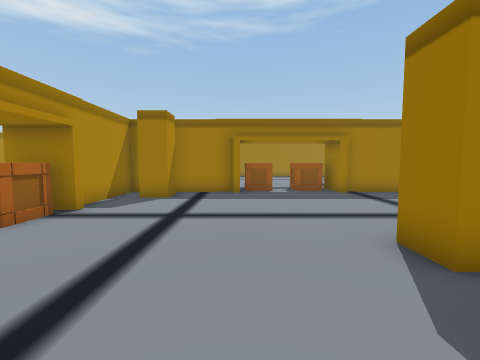
[1] (above)

24 first-person views from a walk through a 3-D level made in the Unity game engine. The camera is 1.2 m above the floor, tilts 4° down and sees 90° across. The floor is counted in squares, 1 m on a side. Each view is taken from the middle of a square. On the plan, view 1 faces up. The plan holds only what a view shows up to about 12 squares ahead; the rest is blank. The place goes on beyond the plan. Some animated figures are not drawn. Door leaves are left out, so doorways stand open.

[2]
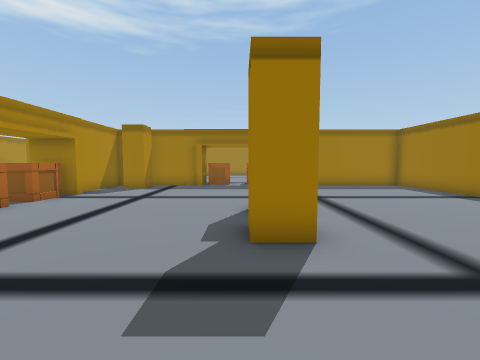

[3]
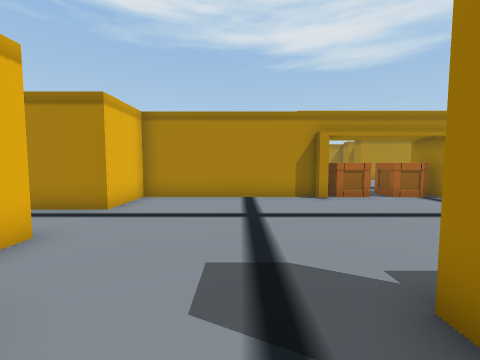

[4]
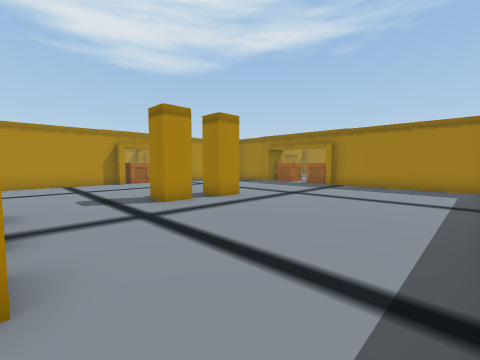

[5]
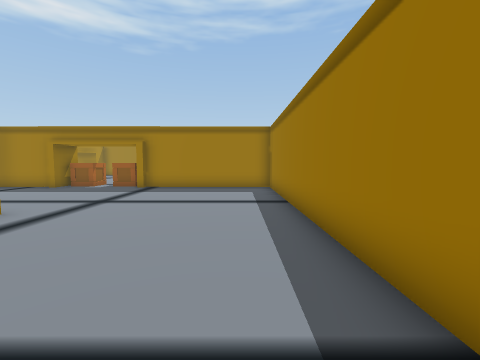

[6]
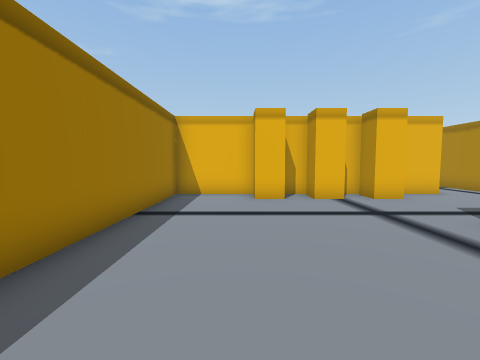

[7]
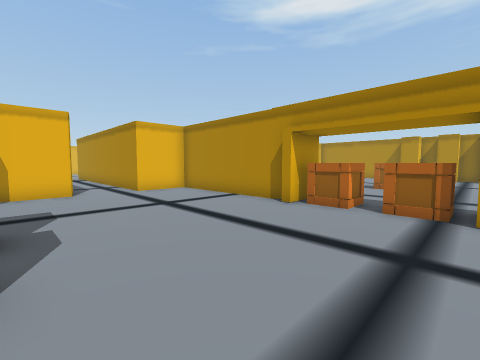

[8]
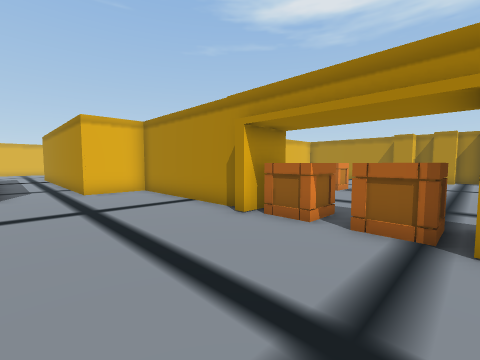

[9]
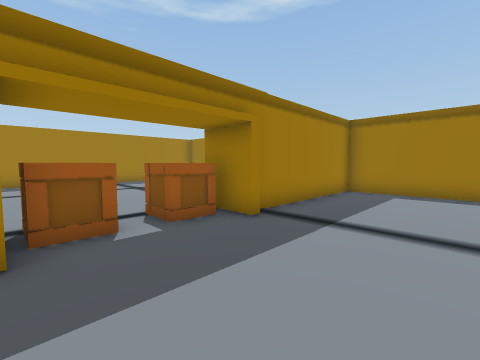

[10]
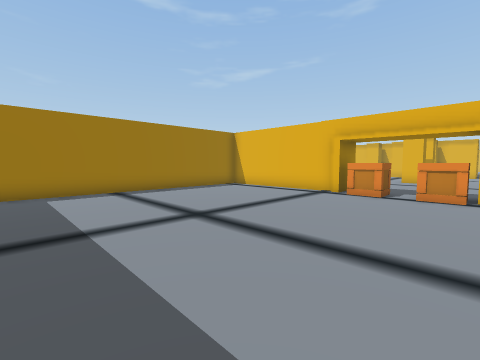

[11]
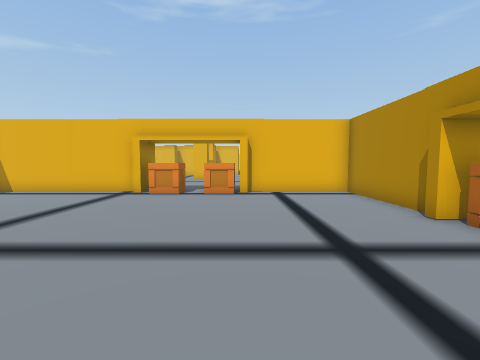

[12]
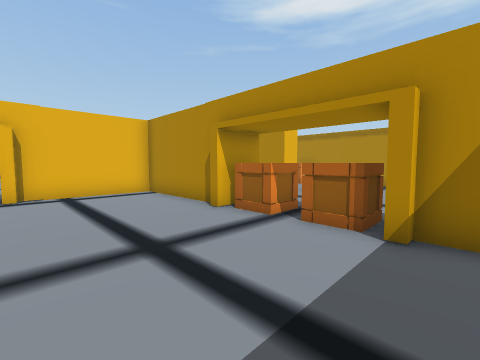

[13]
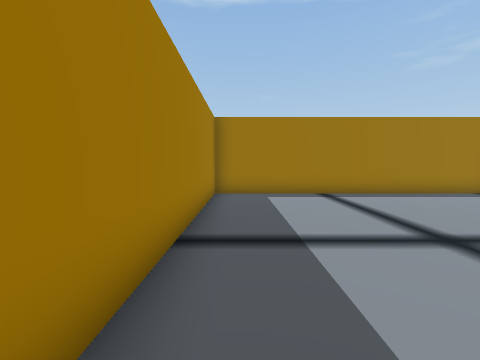

[14]
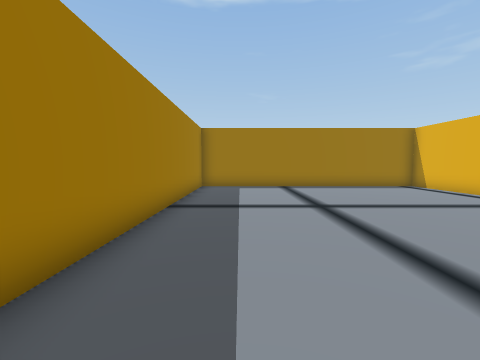

[15]
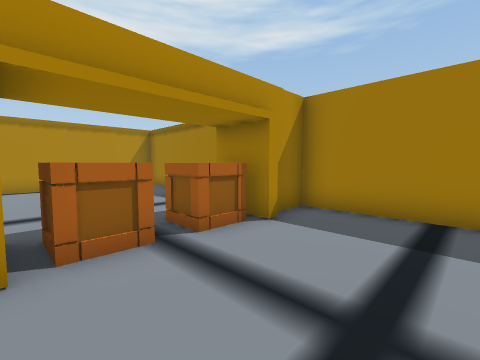

[16]
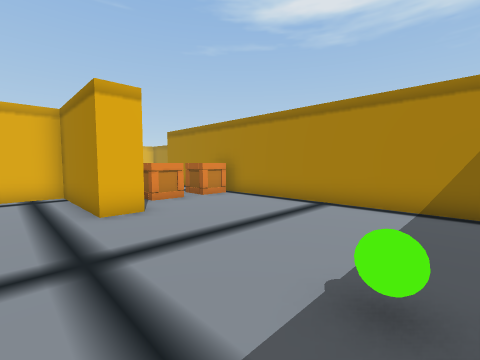

[17]
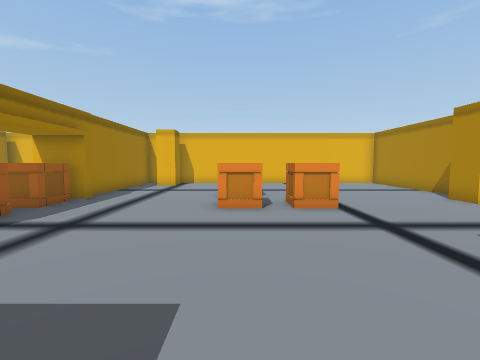

[18]
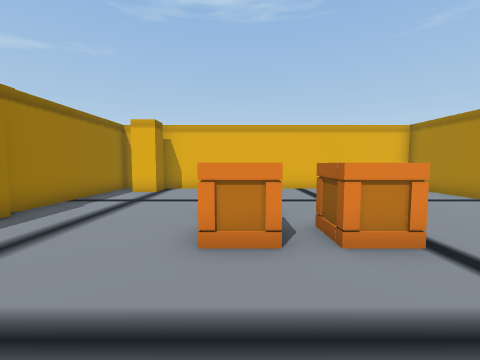

[19]
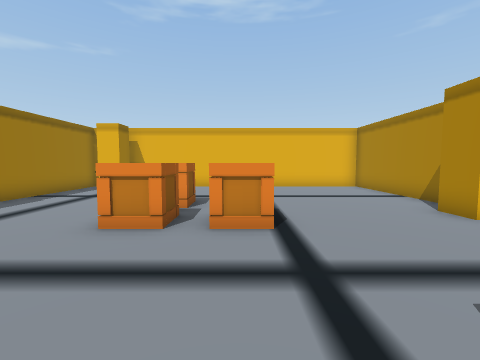

[20]
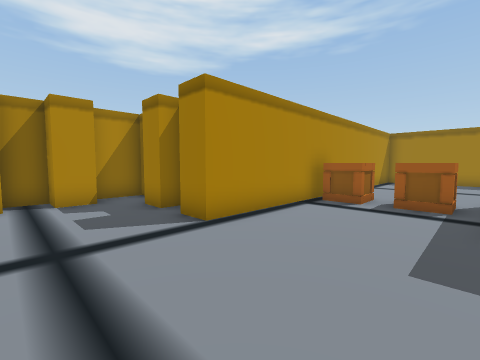

[21]
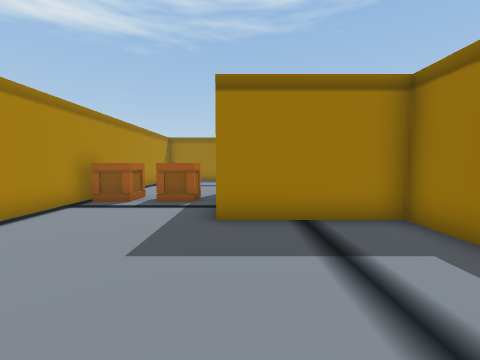

[22]
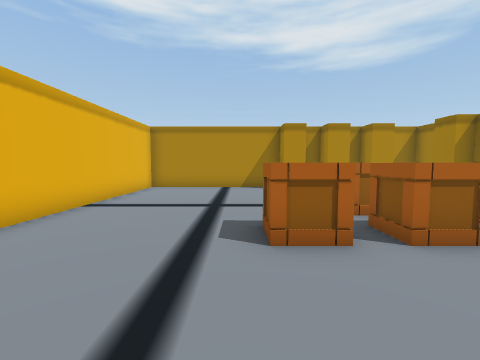

[23]
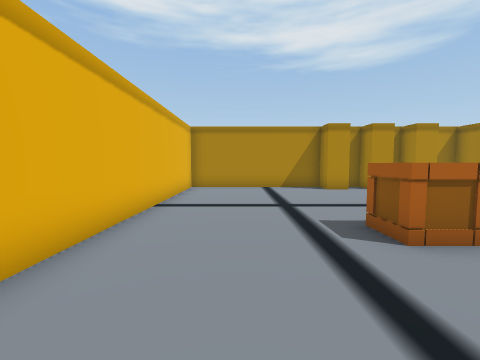

[24]
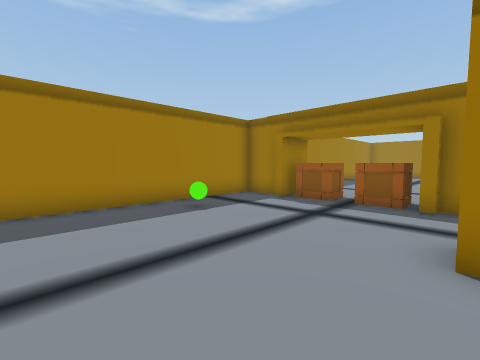

### Floor plan
Ten units are one square. View 1 is at (0, 0); x grows to the right and y downward. Boxes are objects, and circles mark ways between rooms. Rooms are numbered by the first view taken in them; rooms with no view inside come last. Other rooms are left out.
<svg viewBox="-195 -225 305 280">
<path fill="none" stroke="#000" d="M34 -36 34 -26 24 -26 24 -36M32 -16 32 -6 22 -6 22 -12M24 30 34 30 34 40M44 30 55 30 55 40M-45 -18 -45 44 -22 44M-41 -60 -59 -60M40 -96 40 -114M-2 -100 -45 -100 -45 -68M0 -101 0 -96 -4 -96M64 30 75 30 75 36M32 44 40 44M1 44 21 44M-25 -94 -25 -83 -35 -83M-59 -20 -41 -20 -41 -16M54 44 62 44M74 44 105 44 105 -100 42 -100M40 -114 44 -114M44 -110 101 -110M-41 -200 -59 -200M-45 -152 -45 -110 -2 -110M-59 -160 -41 -160 -41 -156M105 -115 105 -220 -45 -220 -45 -203 -41 -203M-160 -80 -170 -80M-55 -84 -55 -100 -95 -100M-180 -71 -180 -60M-180 -51 -180 -40M-180 -31 -180 -20 -190 -20 -190 44 -74 44M-96 -151 -85 -151 -85 -110 -69 -110M-55 -152 -55 -158M-75 40 -75 30 -65 30M-55 45 -55 -14M-59 -200 -59 -204M-140 -211 -140 -80 -150 -80M-55 -205 -55 -220 -131 -220M-178 -88 -190 -88 -190 -72"/>
<rect x="-55" y="-35" width="10" height="10" fill="#bbb"><title>crate</title></rect>
<rect x="-55" y="-55" width="10" height="10" fill="#bbb"><title>crate</title></rect>
<rect x="5" y="-115" width="10" height="10" fill="#bbb"><title>crate</title></rect>
<rect x="25" y="-115" width="10" height="10" fill="#bbb"><title>crate</title></rect>
<rect x="-55" y="-175" width="10" height="10" fill="#bbb"><title>crate</title></rect>
<rect x="-55" y="-195" width="10" height="10" fill="#bbb"><title>crate</title></rect>
<rect x="-135" y="-35" width="10" height="10" fill="#bbb"><title>crate</title></rect>
<rect x="-135" y="-135" width="10" height="10" fill="#bbb"><title>crate</title></rect>
<rect x="-115" y="-15" width="10" height="10" fill="#bbb"><title>crate</title></rect>
<rect x="-115" y="-35" width="10" height="10" fill="#bbb"><title>crate</title></rect>
<rect x="-115" y="-135" width="10" height="10" fill="#bbb"><title>crate</title></rect>
<rect x="-95" y="-215" width="10" height="10" fill="#bbb"><title>green ball</title></rect>
<circle cx="20" cy="-113" r="3" fill="#2a7"/>
<circle cx="-60" cy="-40" r="3" fill="#2a7"/>
<circle cx="-60" cy="-180" r="3" fill="#2a7"/>
<text x="20" y="-30">1</text>
<text x="30" y="-170">2</text>
<text x="-110" y="-70">3</text>
<text x="-180" y="-80">4</text>
</svg>
Room 1 opens to room 2. Room 1 opens to room 3. Room 2 opens to room 3.

Where each view was taken, in squares from view 1:
view 1: 0 up, 0 right, facing up
view 2: 3 down, 2 right, facing up
view 3: 1 down, 4 right, facing left
view 4: 3 down, 10 right, facing up-left
view 5: 2 down, 9 right, facing up
view 6: 5 up, 8 right, facing down
view 7: 6 up, 2 right, facing down-left
view 8: 6 up, 0 right, facing down-left
view 9: 6 up, 0 right, facing up-right
view 10: 21 up, 0 right, facing down-right
view 11: 21 up, 0 right, facing down
view 12: 21 up, 0 right, facing down-left
view 13: 21 up, 1 right, facing right
view 14: 20 up, 2 left, facing right
view 15: 16 up, 1 left, facing up-left
view 16: 21 up, 7 left, facing down-left
view 17: 10 up, 11 left, facing down
view 18: 7 up, 11 left, facing down
view 19: 8 up, 13 left, facing down
view 20: 5 up, 10 left, facing up-left
view 21: 5 up, 9 left, facing up
view 22: 0 up, 7 left, facing left
view 23: 2 down, 7 left, facing left
view 24: 15 up, 13 left, facing up-right
